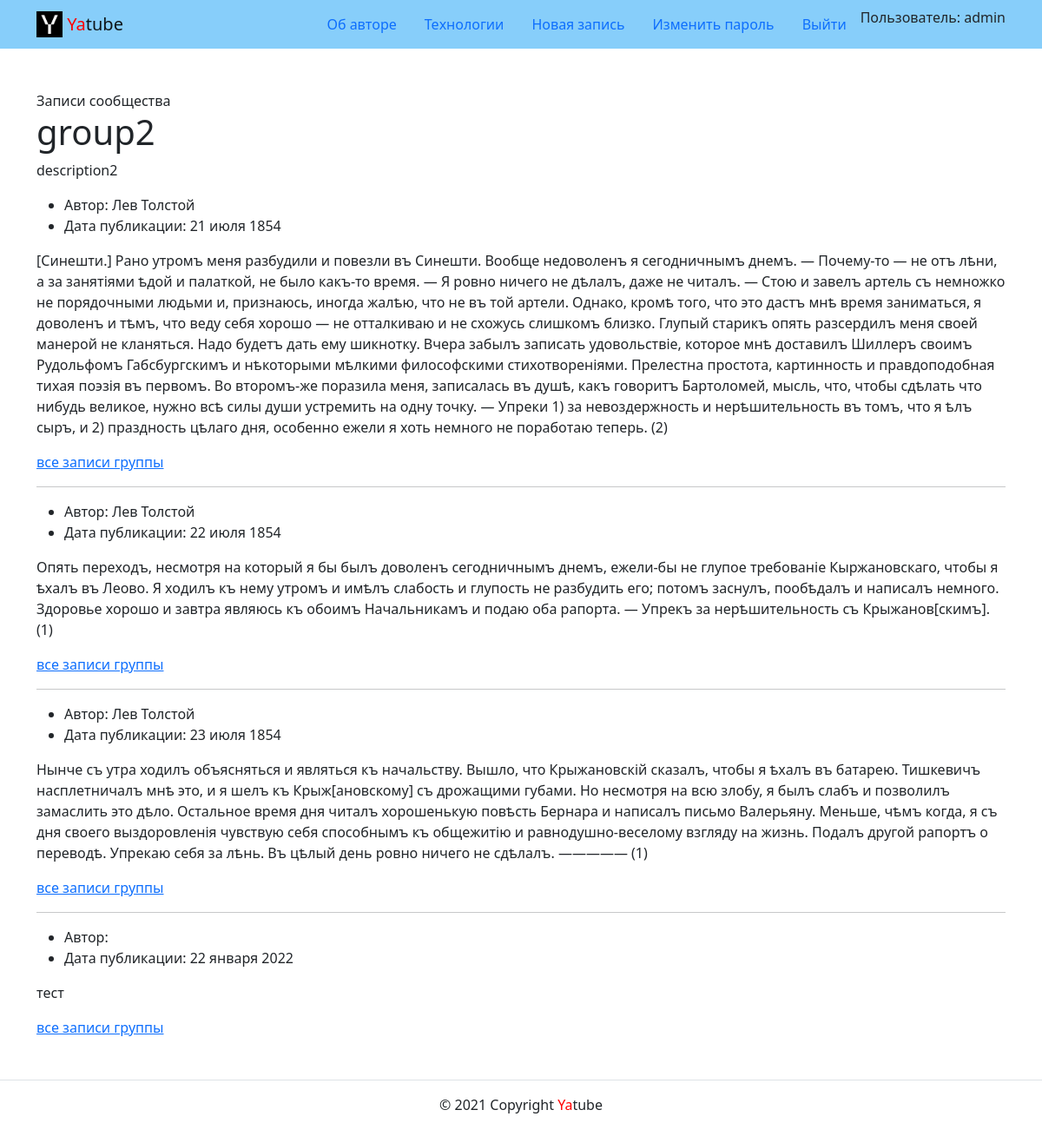
/group/group2/ (signed in), run on the app's committed database.
### posts/models.py (models this page shows, shortened)
class Group(models.Model):
    title = models.CharField(max_length=200)
    slug = models.SlugField(max_length=200, unique=True)
    description = models.TextField()

class Post(models.Model):
    text = models.TextField()
    pub_date = models.DateTimeField('date published', auto_now_add=True)
    author = models.ForeignKey(
        User,
        on_delete=models.CASCADE,
        related_name='posts'
    )
    group = models.ForeignKey(
        Group,
        on_delete=models.SET_NULL,
        max_length=50,
        related_name='posts',
        blank=True,
        null=True
    )

### posts/views.py (the view)
# urls.py: path('group/<slug:slug>/', views.group_posts, name='group'),
def group_posts(request, slug):
    group = get_object_or_404(Group, slug=slug)
    posts = group.posts.all()
    paginator = Paginator(posts, 10)
    page_number = request.GET.get('page')
    page_obj = paginator.get_page(page_number)
    context = {
        'group': group,
        'page_obj': page_obj,
    }
    return render(request, 'posts/group_list.html', context)

### templates/posts/group_list.html (shortened to what this page needs)
{% extends 'base.html' %}
{% block content %}
<main>
  <div class="container py-5">
    Записи сообщества
    <h1>{{ group.title }}</h1>
    <p>{{ group.description }}</p>
      {% for post in page_obj %}
        <ul>
          <li>
            Автор: {{ post.author.get_full_name }}
          </li>
          <li>
            Дата публикации: {{ post.pub_date|date:"d E Y" }}
          </li>
        </ul>
      <p>{{ post.text }}</p>
      {% if post.group %}
      <a href="{% url 'posts:group' slug=post.group.slug %}">все записи группы</a>
      {% endif %}
      {% if not forloop.last %}<hr>{% endif %}
      {% endfor %}
  </div>
</main>
{% endblock %}

### templates/includes/header.html (shortened to what this page needs)
{% load static %}
<header>
  <nav class="navbar navbar-light" style="background-color: lightskyblue">
    <div class="container">
      <a class="navbar-brand" href="{% url 'posts:index' %}">
        <img src="{% static 'img/logo.png' %}" width="30" height="30" class="d-inline-block align-top" alt="">
        <span style="color:red">Ya</span>tube
      </a>
      {% with request.resolver_match.view_name as view_name %}
      <ul class="nav nav-pills">
        <li class="nav-item">
          <a class="nav-link {% if view_name  == 'about:author' %}active{% endif %}"
            href="{% url 'about:author' %}">Об авторе</a>
        </li>
        <li class="nav-item">
          <a class="nav-link {% if view_name  == 'about:tech' %}active{% endif %}"
            href="{% url 'about:tech' %}">Технологии</a>
        </li>
        {% if request.user.is_authenticated %}
        <li class="nav-item">
          <a class="nav-link" href="{% url 'posts:post_create' %}">Новая запись</a>
        </li>
        <li class="nav-item">
          <a class="nav-link" href="">Изменить пароль</a>
        </li>
        <li class="nav-item">
          <a class="nav-link" href="{% url 'users:logout' %}">Выйти</a>
        </li>
        <li>
          Пользователь: {{ user.username }}
        {% endif %}
      </ul>
      {% endwith %}
    </div>
  </nav>
</header>

### data on the page
Group: title "group2", description "description2"
Post: author.get_full_name "Лев Толстой", pub_date "21 июля 1854", text "[Синешти.] Рано утромъ меня разбудили и повезли въ Синешти. Вообще недоволенъ я сегодничнымъ днемъ. — Почему-то — не отъ лѣни, а за занятіями ѣдой и палаткой, не было какъ-тο время. — Я ровно ничего не дѣлалъ, даже не читалъ. — Стою и завелъ артель съ немножко не порядочными людьми и, признаюсь, иногда жалѣю, что не въ той артели. Однако, кромѣ того, что это дастъ мнѣ время заниматься, я доволенъ и тѣмъ, что веду себя хорошо — не отталкиваю и не схожусь слишкомъ близко. Глупый старикъ опять разсердилъ меня своей манерой не кланяться. Надо будетъ дать ему шикнотку. Вчера забылъ записать удовольствіе, которое мнѣ доставилъ Шиллеръ своимъ Рудольфомъ Габсбургскимъ и нѣкоторыми мѣлкими…", shows "все записи группы"
Post: author.get_full_name "Лев Толстой", pub_date "22 июля 1854", text "Опять переходъ, несмотря на который я бы былъ доволенъ сегодничнымъ днемъ, ежели-бы не глупое требованіе Кыржановскаго, чтобы я ѣхалъ въ Леово. Я ходилъ къ нему утромъ и имѣлъ слабость и глупость не разбудить его; потомъ заснулъ, пообѣдалъ и написалъ немного. Здоровье хорошо и завтра являюсь къ обоимъ Начальникамъ и подаю оба рапорта. — Упрекъ за нерѣшительность съ Крыжанов[скимъ]. (1)", shows "все записи группы"
Post: author.get_full_name "Лев Толстой", pub_date "23 июля 1854", text "Нынче съ утра ходилъ объясняться и являться къ начальству. Вышло, что Крыжановскій сказалъ, чтобы я ѣхалъ въ батарею. Тишкевичъ насплетничалъ мнѣ это, и я шелъ къ Крыж[ановскому] съ дрожащими губами. Но несмотря на всю злобу, я былъ слабъ и позволилъ замаслить это дѣло. Остальное время дня читалъ хорошенькую повѣсть Бернара и написалъ письмо Валерьяну. Меньше, чѣмъ когда, я съ дня своего выздоровленія чувствую себя способнымъ къ общежитію и равнодушно-веселому взгляду на жизнь. Подалъ другой рапортъ о переводѣ. Упрекаю себя за лѣнь. Въ цѣлый день ровно ничего не сдѣлалъ. ————— (1)", shows "все записи группы"
Post: pub_date "22 января 2022", text "тест", shows "все записи группы"

### other printed values
{{ user.username }} "admin"
